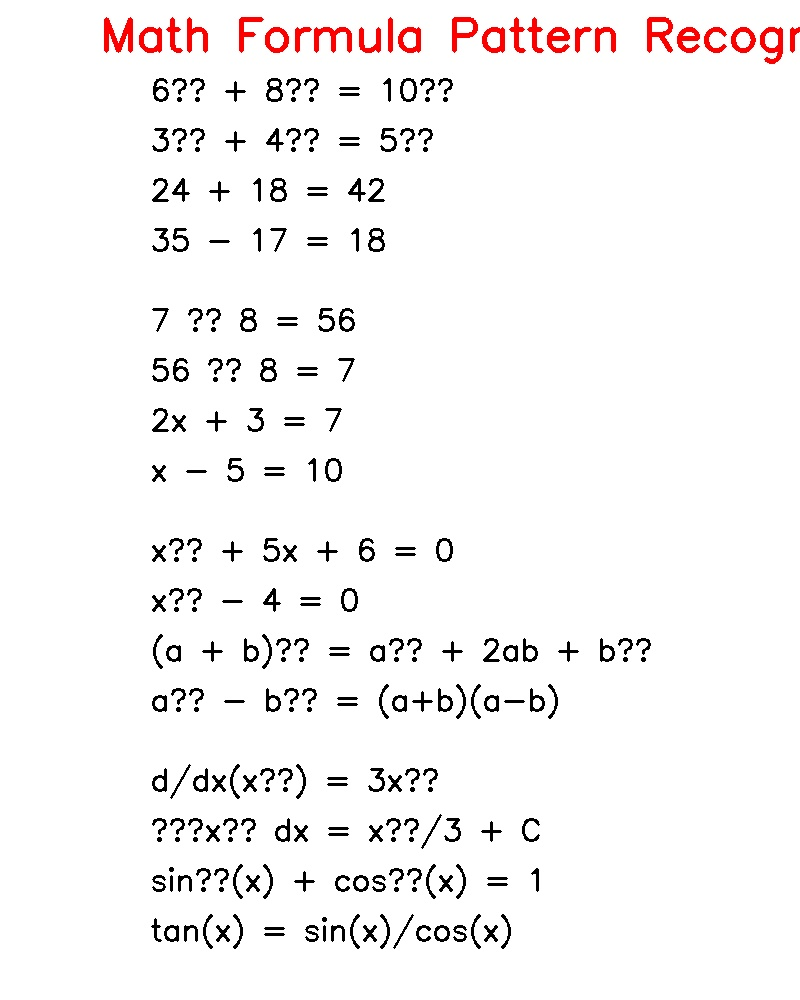
#> input picture math_formulas_test.jpg, 800 x 1000 px
$ python -i segmentation.py   (imports and definitions only)
#> lines starting #> are read from the running program, lines starting #| are printed output that depends on the picture; after the words box and inside, x2 and y2 are one past the last pixel; in counts of white or black regions, pixels touching at a corner belong together
#> further down, picture is the input picture: shape (1000, 800, 3); mean B, G, R 245.1, 245.1, 247.2
import cv2
import numpy as np
from .config import IMAGE_SETTINGS

class ImageSegmenter:
    def __init__(self):
        self.settings = IMAGE_SETTINGS['segmentation']

    def preprocess_for_segmentation(self, image):
        """Preprocess image for question segmentation."""
        # Convert to grayscale
        gray = cv2.cvtColor(image, cv2.COLOR_BGR2GRAY)

        # Apply adaptive thresholding
        thresh = cv2.adaptiveThreshold(gray, 255, cv2.ADAPTIVE_THRESH_GAUSSIAN_C,
                                     cv2.THRESH_BINARY_INV, 11, 2)
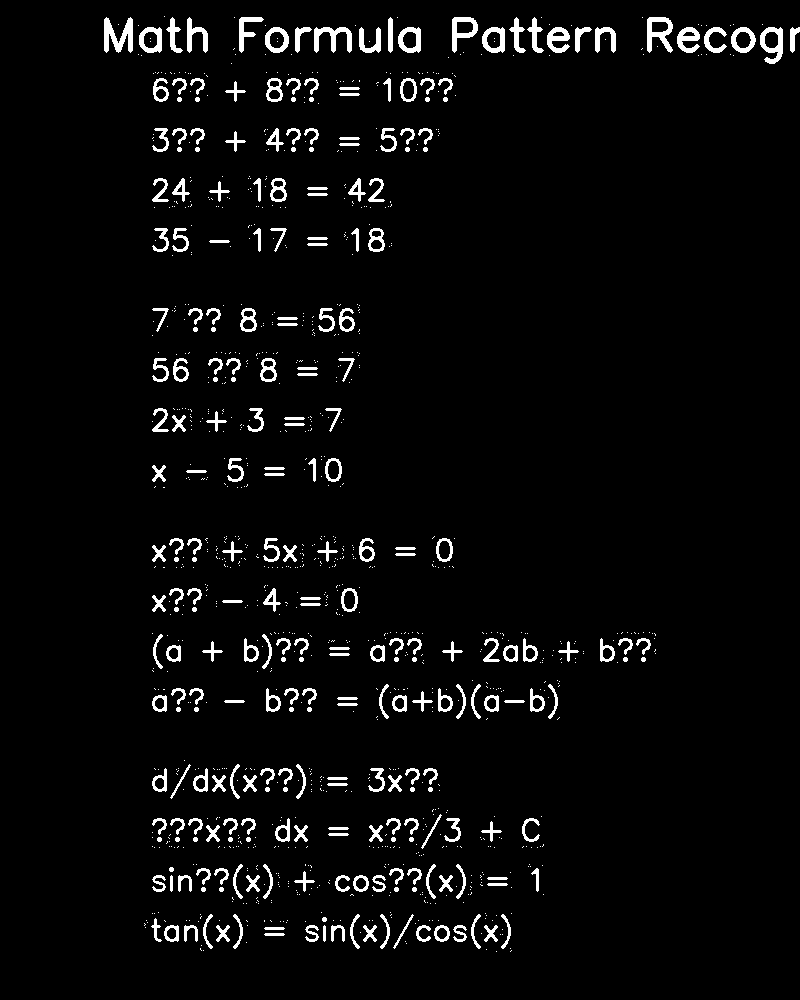
#> thresh: shape (1000, 800); 4% white; 1168 white regions (893 under 20 px), largest, box (x1, y1, x2, y2) and area: (104, 17, 133, 53) 592, (647, 17, 673, 53) 486, (314, 27, 352, 53) 464

        # Remove noise
        kernel = np.ones((3,3), np.uint8)
        opening = cv2.morphologyEx(thresh, cv2.MORPH_OPEN, kernel, iterations=2)
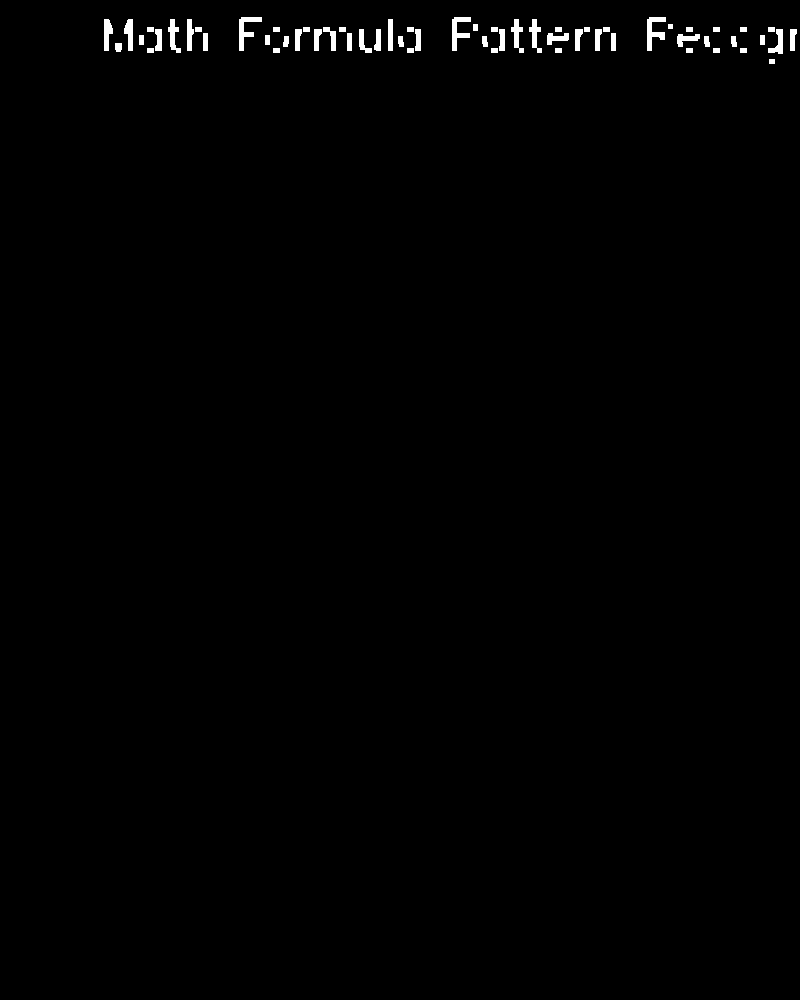
#> opening: shape (1000, 800); 0.73% white; 61 white regions, largest, box (x1, y1, x2, y2) and area: (647, 17, 666, 51) 317, (239, 17, 262, 51) 306, (452, 17, 471, 51) 301

        return opening

    # [141 lines left out: functions find_question_regions, segment_image, visualize_segmentation, not called in this run]

>>> import cv2
>>> picture = cv2.imread('../math_formulas_test.jpg')
>>> result = ImageSegmenter().preprocess_for_segmentation(picture)

$ run again, on math_test_sample.jpg
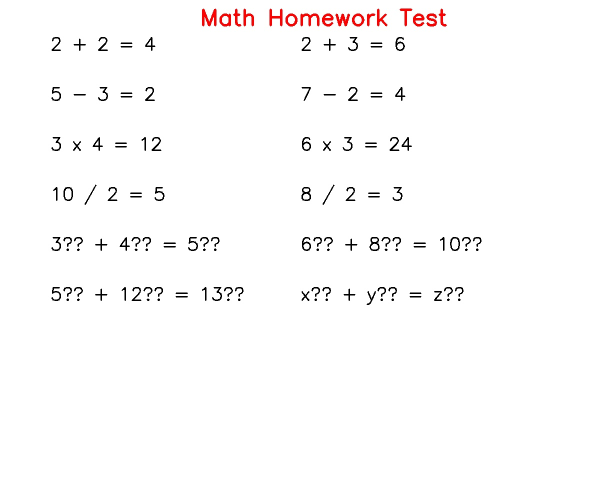
#> input picture math_test_sample.jpg, 1200 x 1000 px (shown at 1/2 size)
#> picture is the input picture: shape (1000, 1200, 3); mean B, G, R 250.9, 250.9, 251.9
#> in preprocess_for_segmentation, `thresh = cv2.adaptiveThreshold(gray, 255, cv2.ADAPTIVE_THRESH_GAUSSIAN..`:
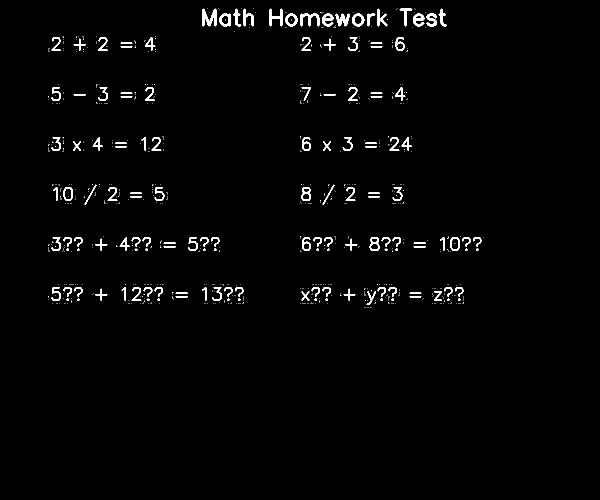
#> thresh: shape (1000, 1200) (shown at 1/2 size); 1.7% white; 847 white regions (705 under 20 px), largest, box (x1, y1, x2, y2) and area: (404, 17, 433, 53) 592, (601, 27, 639, 53) 461, (539, 17, 565, 53) 416
#> in preprocess_for_segmentation, `opening = cv2.morphologyEx(thresh, cv2.MORPH_OPEN, kernel, iterations=2)`:
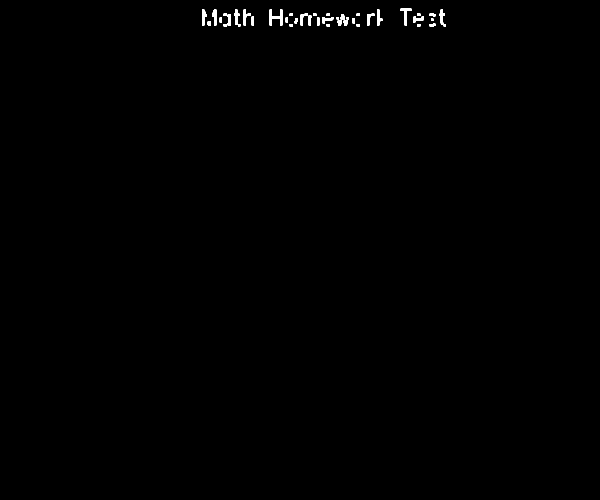
#> opening: shape (1000, 1200) (shown at 1/2 size); 0.34% white; 43 white regions, largest, box (x1, y1, x2, y2) and area: (539, 19, 565, 51) 400, (801, 17, 823, 51) 255, (468, 19, 481, 53) 212

$ run again, on test_patterns.jpg
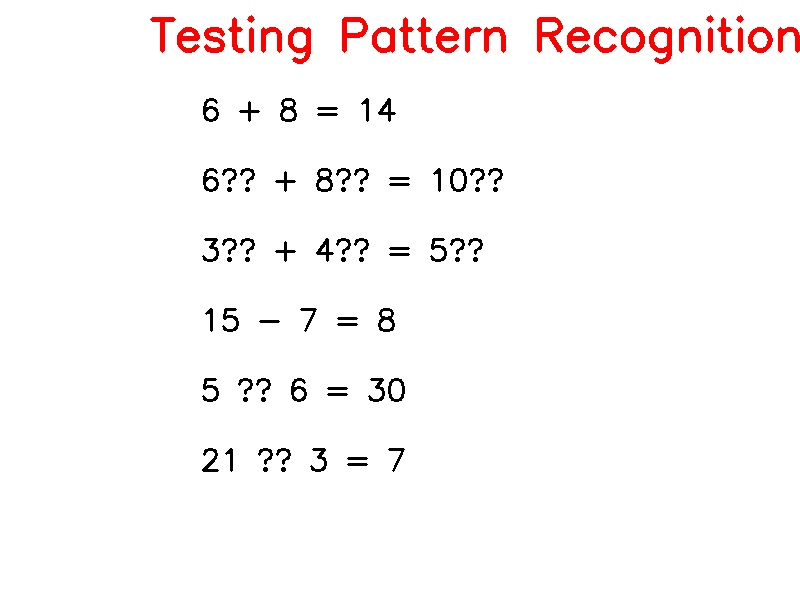
#> input picture test_patterns.jpg, 800 x 600 px
#> picture is the input picture: shape (600, 800, 3); mean B, G, R 247.6, 247.7, 251.1
#> in preprocess_for_segmentation, `thresh = cv2.adaptiveThreshold(gray, 255, cv2.ADAPTIVE_THRESH_GAUSSIAN..`:
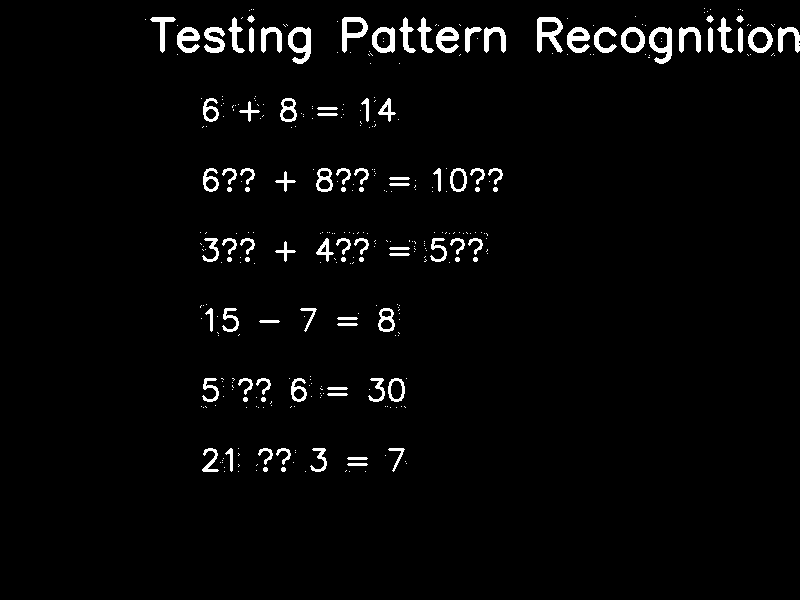
#> thresh: shape (600, 800); 2.9% white; 363 white regions (264 under 20 px), largest, box (x1, y1, x2, y2) and area: (537, 17, 563, 53) 483, (288, 27, 311, 64) 444, (649, 27, 672, 64) 442
#> in preprocess_for_segmentation, `opening = cv2.morphologyEx(thresh, cv2.MORPH_OPEN, kernel, iterations=2)`:
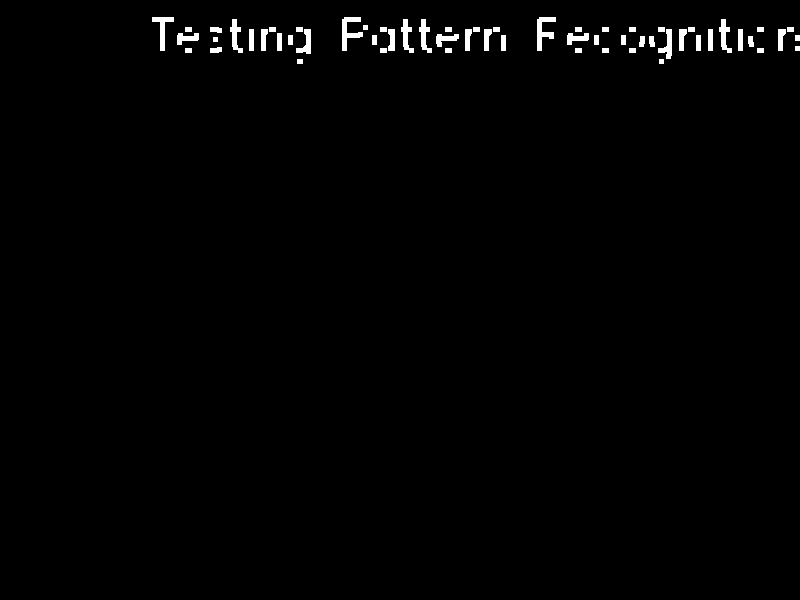
#> opening: shape (600, 800); 1.1% white; 60 white regions, largest, box (x1, y1, x2, y2) and area: (342, 17, 363, 51) 318, (537, 17, 556, 51) 306, (152, 17, 174, 51) 255
